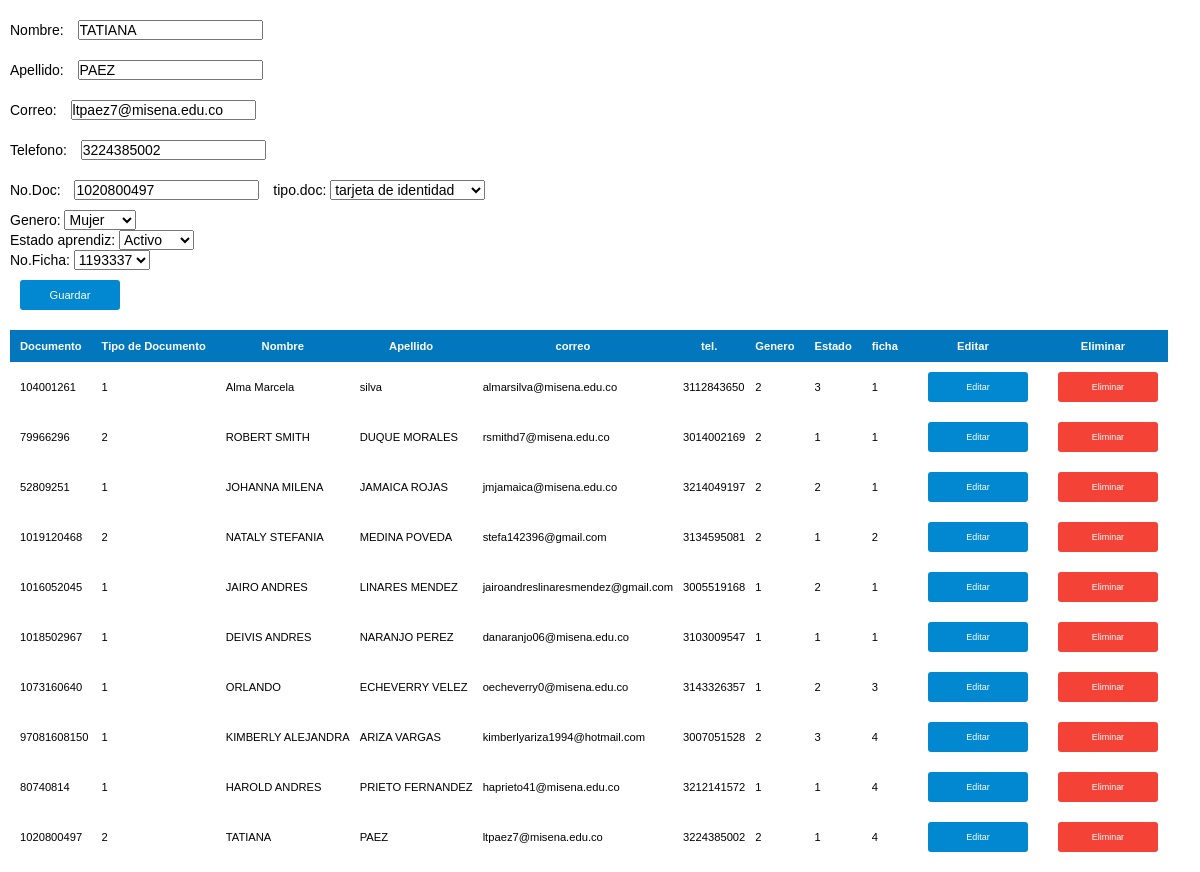
Page /vistas/aprendices-vista.php?ac=editar&id=10 on the committed database.
### tables this page shows
CREATE TABLE `aprendices` (
  `ID_Aprendiz` bigint(16) NOT NULL COMMENT 'Este ID se genera cada vez que se ingresa un registro nuevo referente a los datos del APRENDIZ.',
  `Documento_Aprendiz` bigint(16) NOT NULL COMMENT 'Numero de documento del APRENDIZ.',
  `Nombre` varchar(60) NOT NULL COMMENT 'Nombre del APRENDIZ.',
  `Apellido` varchar(60) NOT NULL COMMENT 'Apellido del APRENDIZ.',
  `Correo` varchar(60) NOT NULL COMMENT 'Correo del APRENDIZ.',
  `Telefono` bigint(16) DEFAULT NULL COMMENT 'Numero telefonico del aprendiz.',
  `Genero_ID_Genero` bigint(16) NOT NULL COMMENT 'Este ID se genera cada vez que se ingresa un registro nuevo referente a los datos del GENERO.',
  `Estado_aprendiz_ID_Estado` bigint(16) NOT NULL COMMENT 'Este ID se genera cada vez que se ingresa un registro nuevo referente a los datos del ESTADO DEL APRENDIZ.',
  `Tipo_Documento_ID_Tipo_Documento` bigint(16) NOT NULL COMMENT 'Este ID se genera cada vez que se ingresa un registro nuevo referente a los datos del TIPO DE DOCUMENTO.',
  `ficha_ID_Ficha` bigint(16) NOT NULL COMMENT 'Este ID se genera AUTOMATICAMENTE cada vez que se ingresa un registro nuevo referente a los datos de la FICHA.'
);

### modelos/aprendices-modelo.php (called while the page is built, shortened)
<?php
class aprendicesModelo{
  private $PDO;
  public function __construct()
    {
      try{
            $this->PDO= new PDO("mysql:host=localhost;dbname=senasistencia;charset=utf8","root","");
            $this->PDO->setAttribute(PDO::ATTR_ERRMODE , PDO::ERRMODE_EXCEPTION);
            }
            catch(PDOException $e){
              echo "No hay conexion con la base de datos ";
              die($e->getMessage());
            }
    }
    public function imprimirTabla()
    {
      try
      {
        $consulta="SELECT * FROM aprendices";
        $respuesta=$this->PDO->prepare($consulta);
        $respuesta->execute();
        $tabla=$respuesta->fetchAll(PDO::FETCH_OBJ);
        foreach ($tabla as $fila)
        {
          $aprendiz = new Aprendices();
          $aprendiz->__SET('id_aprendiz',$fila->ID_Aprendiz);
          $aprendiz->__SET('documento_aprendiz',$fila->Documento_Aprendiz);
          $aprendiz->__SET('nombre',$fila->Nombre);
          $aprendiz->__SET('apellido',$fila->Apellido);
          $aprendiz->__SET('correo',$fila->Correo);
          $aprendiz->__SET('telefono',$fila->Telefono);
          $aprendiz->__SET('id_genero',$fila->Genero_ID_Genero);
          $aprendiz->__SET('id_estado_aprendiz',$fila->Estado_aprendiz_ID_Estado);
          $aprendiz->__SET('id_tipo_documento',$fila->Tipo_Documento_ID_Tipo_Documento);
          $aprendiz->__SET('id_ficha',$fila->ficha_ID_Ficha);
          $result[]=$aprendiz;
        }
      } catch (Exception $e) {
        die($e->getMessage());
      }
      return $result;
    }
     public function editar($id)
    {
      try
      {
          $consulta ="SELECT*FROM aprendices WHERE ID_Aprendiz = ?";
          $objeto = $this->PDO->prepare($consulta);
          $objeto->execute(array($id));
          $campo = $objeto->fetch(PDO::FETCH_OBJ);
          $aprendiz = new Aprendices();
          $aprendiz->__SET('id_aprendiz',$campo->ID_Aprendiz);
          $aprendiz->__SET('documento_aprendiz',$campo->Documento_Aprendiz);
          $aprendiz->__SET('nombre',$campo->Nombre);
          $aprendiz->__SET('apellido',$campo->Apellido);
          $aprendiz->__SET('correo',$campo->Correo);
          $aprendiz->__SET('telefono',$campo->Telefono);
          $aprendiz->__SET('id_genero',$campo->Genero_ID_Genero);
          $aprendiz->__SET('id_estado_aprendiz',$campo->Estado_aprendiz_ID_Estado);
          $aprendiz->__SET('id_tipo_documento',$campo->Tipo_Documento_ID_Tipo_Documento);
          $aprendiz->__SET('id_ficha',$campo->ficha_ID_Ficha);
      } catch (Exception $e) {
          die($e->getMessage());
      }
      return $aprendiz;
    }
     public function consultarFicha()
     {
          $consulta="SELECT * FROM ficha";
          $respuesta=$this->PDO->prepare($consulta);
          $respuesta->execute();
          $tabla=$respuesta->fetchAll(PDO::FETCH_OBJ);
          return $tabla;
     }
     public function consultarDocumento()
     {
            $consulta="SELECT * FROM tipo_documento";
            $respuesta=$this->PDO->prepare($consulta);
            $respuesta->execute();
            $tabla=$respuesta->fetchAll(PDO::FETCH_OBJ);
            return $tabla;
     }
     public function consultarGenero()
     {
          $consulta="SELECT * FROM genero";
          $respuesta=$this->PDO->prepare($consulta);
          $respuesta->execute();
          $tabla=$respuesta->fetchAll(PDO::FETCH_OBJ);
          return $tabla;
     }
     public function consultarEstado()
     {
          $consulta="SELECT * FROM estado_aprendiz";
          $respuesta=$this->PDO->prepare($consulta);
          $respuesta->execute();
          $tabla=$respuesta->fetchAll(PDO::FETCH_OBJ);
          return $tabla;
    }
}
?>

### controlador/aprendices-control.php (called while the page is built, shortened)
<?php
require("../modelos/aprendices-modelo.php");
require("../clases/aprendices.php");
$modelo= new aprendicesModelo();
if (isset($_REQUEST['ac']))
{
  switch ($_REQUEST['ac']) {
    case 'editar':
      $aprendiz = $modelo->editar($_REQUEST['id']);
    break;
  }
}
?>

### clases/aprendices.php (called while the page is built, shortened)
<?php
  class Aprendices{
     public function __SET($atributo,$valor)
     {
         return $this->$atributo = $valor;
     }
     public function __GET($atributo)
     {
       return $this->$atributo;
     }
  }
?>

### vistas/aprendices-vista.php (the view, shortened to what this page needs)
<?php
require("../controlador/aprendices-control.php");
?>
<!DOCTYPE html>
<html lang="en">
    <head>
        <link href="../css/estilos.css?1.1.0" type="text/css" rel="stylesheet">
    </head>
    <body>
        <form action="?ac=<?php echo $aprendiz->__GET('id_aprendiz') > 0 ? 'actualizar': 'registrar'?>" method="post">
          <label>Nombre:</label>
          <input type="text" name="nombre" value="<?php echo $aprendiz->__GET('nombre');?>" required="true"><br />
          <label>Apellido:</label>
          <input type="text" name="apellido" value="<?php echo $aprendiz->__GET('apellido');?>" required="true"><br />
          <label>Correo:</label>
          <input type="email" name="correo" value="<?php echo $aprendiz->__GET('correo');?>" required="true"><br />
          <label>Telefono:</label>
          <input type="number" name="tel" value="<?php echo $aprendiz->__GET('telefono');?>" required="true"><br />
          <label>No.Doc:</label>
          <input type="number" name="doc" value="<?php echo $aprendiz->__GET('documento_aprendiz');?>"required="true">
          <label>tipo.doc:</label>
          <select name="tipoDoc">
              <?php  foreach ($modelo->consultarDocumento() as $datos) {?>
               <option value='<?php echo $datos->ID_Tipo_Documento;?>' <?php echo $aprendiz->__GET('id_tipo_documento') ==$datos->ID_Tipo_Documento ? 'selected':'';?> ><?php echo $datos->Descripcion_Doc; ?></option>
              <?php } ?>
          </select><br>
          <label>Genero:</label>
          <select name="genero">|
              <?php  foreach ($modelo->consultarGenero() as $datos) {?>
               <option value='<?php echo $datos->ID_Genero ;?>' <?php echo $aprendiz->__GET('id_genero') ==$datos->ID_Genero ? 'selected':'';?> ><?php echo $datos->Descripcion_Genero; ?></option>
              <?php } ?>
          </select><br>
          <label>Estado aprendiz:</label>
          <select name="estado">
              <?php  foreach ($modelo->consultarEstado() as $datos) {?>
               <option value='<?php echo $datos->ID_Estado ;?>' <?php echo $aprendiz->__GET('id_estado_aprendiz') ==$datos->ID_Estado ? 'selected':'';?> ><?php echo $datos->Descripcion_Estado; ?></option>
              <?php } ?>
          </select><br>
          <label>No.Ficha:</label>
          <select name="ficha">
            <?php  foreach ($modelo->consultarFicha() as $datos) {?>
             <option value='<?php echo $datos->ID_Ficha ;?>' <?php echo $aprendiz->__GET('id_ficha') ==$datos->ID_Ficha ? 'selected':'';?> ><?php echo $datos->Num_Ficha; ?></option>
            <?php } ?>
          </select><br>
          <button class="bt" type="submit">Guardar</button>
       <form>
                <table>
                    <thead>
                    <th>Documento</th>
                    <th>Tipo de Documento</th>
                    <th>Nombre</th>
                    <th>Apellido</th>
                    <th>correo</th>
                    <th>tel.</th>
                    <th>Genero</th>
                    <th>Estado</th>
                    <th>ficha</th>
                    <th>Editar</th>
                    <th>Eliminar</th>
                    </thead>
                    <?php foreach($modelo->imprimirTabla() as $campo){?>
                        <tr>
                            <td><?php echo $campo->__GET('documento_aprendiz')?></td>
                            <td><?php echo $campo->__GET('id_tipo_documento')?></td>
                            <td><?php echo $campo->__GET('nombre')?></td>
                            <td><?php echo $campo->__GET('apellido')?></td>
                            <td><?php echo $campo->__GET('correo')?></td>
                            <td><?php echo $campo->__GET('telefono')?></td>
                            <td><?php echo $campo->__GET('id_genero')?></td>
                            <td><?php echo $campo->__GET('id_estado_aprendiz')?></td>
                            <td><?php echo $campo->__GET('id_ficha')?></td>
                            <td>
                            <button type="button" class="bt" ><a href="?ac=editar&id=<?php echo $campo->__GET('id_aprendiz');?>">Editar</a></button>
                            </td>
                            <td>
                            <button type="button" class="eliminar" ><a href="?ac=eliminar&id=<?php echo $campo->__GET('id_aprendiz');?>">Eliminar</a></button>
                            </td>
                        </tr>
                    <?php }?>
                </table>
             </form>
         </form>
    </body>
</html>

### css/estilos.css (style rules this page uses)
* { margin: 0; padding: 0; font-size: 14px; font-family: Arial; }
a { text-decoration: none; padding: 3px; color: #fff; font-size: 1em; }
button { font-size: 0.8em; border: none; text-align: center; background: #0288D1; color: #fff; text-align: center; width: 100px; height: 30px; border:none; border-radius: 3px; margin: 10px; }
form,input { margin: 10px 10px; }
table { margin-top: 10px; border-collapse: collapse; }
thead,th { border: none; padding: 10px; color:#fff; text-align: center; background-color: #0277BD; font-size: .8em; }
td { padding-left: 10px; text-align:left; font-size: .8em; }
.eliminar { background-color: #F44336; }

### rows in the picture
aprendices: __GET "104001261", __GET "1", __GET "Alma Marcela", __GET "silva", __GET "almarsilva@misena.edu.co", __GET "3112843650", __GET "2", __GET "3"
aprendices: __GET "79966296", __GET "2", __GET "ROBERT SMITH", __GET "DUQUE MORALES", __GET "rsmithd7@misena.edu.co", __GET "3014002169", __GET "1"
aprendices: __GET "52809251", __GET "1", __GET "JOHANNA MILENA", __GET "JAMAICA ROJAS", __GET "jmjamaica@misena.edu.co", __GET "3214049197", __GET "2"
aprendices: __GET "1019120468", __GET "2", __GET "NATALY STEFANIA", __GET "MEDINA POVEDA", __GET "stefa142396@gmail.com", __GET "3134595081", __GET "1"
aprendices: __GET "1016052045", __GET "1", __GET "JAIRO ANDRES", __GET "LINARES MENDEZ", __GET "jairoandreslinaresmendez@gmail.com", __GET "3005519168", __GET "2"
aprendices: __GET "1018502967", __GET "1", __GET "DEIVIS ANDRES", __GET "NARANJO PEREZ", __GET "danaranjo06@misena.edu.co", __GET "3103009547"
aprendices: __GET "1073160640", __GET "1", __GET "ORLANDO", __GET "ECHEVERRY VELEZ", __GET "oecheverry0@misena.edu.co", __GET "3143326357", __GET "2", __GET "3"
aprendices: __GET "97081608150", __GET "1", __GET "KIMBERLY ALEJANDRA", __GET "ARIZA VARGAS", __GET "kimberlyariza1994@hotmail.com", __GET "3007051528", __GET "2", __GET "3", __GET "4"
aprendices: __GET "80740814", __GET "1", __GET "HAROLD ANDRES", __GET "PRIETO FERNANDEZ", __GET "haprieto41@misena.edu.co", __GET "3212141572", __GET "4"
aprendices: __GET "1020800497", __GET "2", __GET "TATIANA", __GET "PAEZ", __GET "ltpaez7@misena.edu.co", __GET "3224385002", __GET "1", __GET "4"

### other values in the picture
form field tipoDoc "tarjeta de identidad"
form field genero "Mujer"
form field estado "Activo"
form field ficha "1193337"
